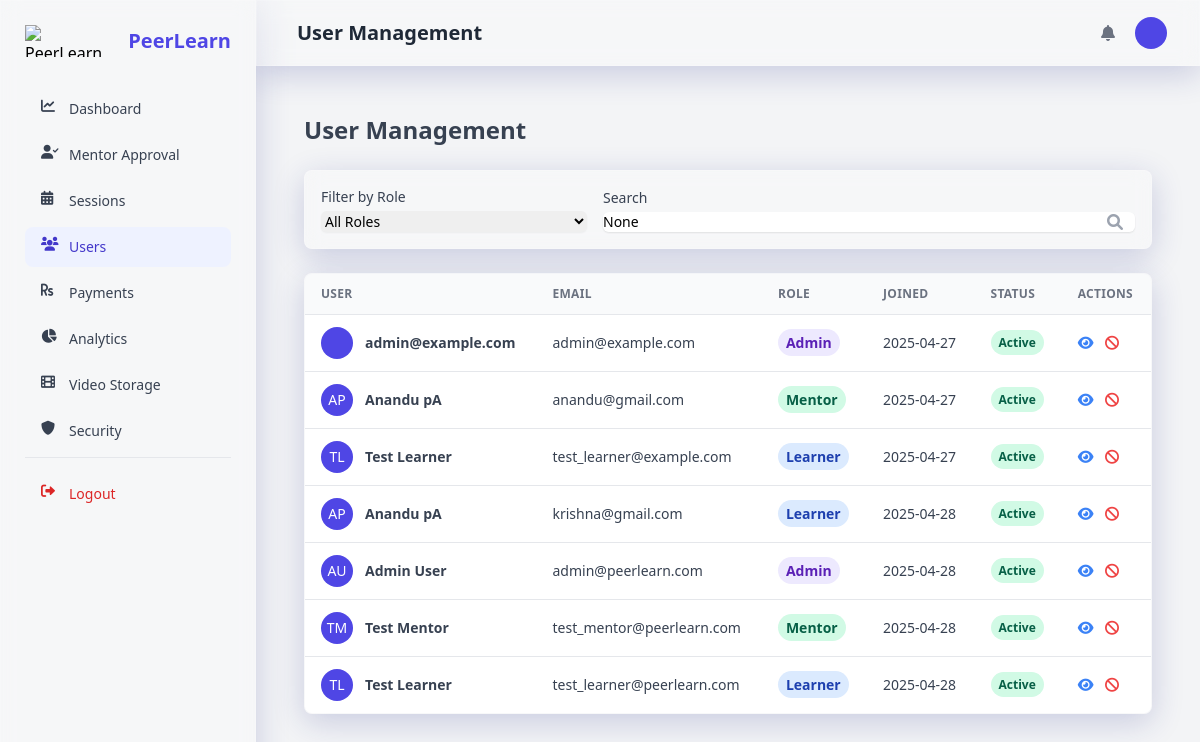
Page /admin-panel/users/ (signed in) on the committed database.
### users/models.py (models this page shows, shortened)
class User(AbstractUser):
    ROLE_CHOICES = (
        ('learner', _('Learner')),
        ('mentor', _('Mentor')),
        ('admin', _('Admin')),
    )
    username = None
    email = models.EmailField(_('email address'), unique=True)
    profile_picture = models.ImageField(_('profile picture'), upload_to='profile_pictures/', blank=True, null=True)
    role = models.CharField(_('role'), max_length=10, choices=ROLE_CHOICES, default='learner')
    two_factor_enabled = models.BooleanField(_('two-factor authentication'), default=False)
    USERNAME_FIELD = 'email'
    REQUIRED_FIELDS = []
    objects = UserManager()
    def get_full_name(self):
        return f"{self.first_name} {self.last_name}".strip() or self.email
    full_name = property(get_full_name)

### admin_panel/views.py (the view)
# urls.py: path('users/', views.user_management, name='user_management'),
@login_required
@user_passes_test(is_admin)
def user_management(request):
    users = User.objects.all()
    role_filter = request.GET.get('role')
    search_query = request.GET.get('q')
    if role_filter:
        users = users.filter(role=role_filter)
    if search_query:
        users = users.filter(
            Q(email__icontains=search_query) |
            Q(first_name__icontains=search_query) |
            Q(last_name__icontains=search_query)
        )
    context = {
        'users': users,
        'role_filter': role_filter,
        'search_query': search_query,
    }
    return render(request, 'admin_panel/user_management.html', context)

### admin_panel/views.py (called while the page is built)
def is_admin(user):
    return user.is_authenticated and user.role == 'admin'

### templates/admin_panel/user_management.html (shortened to what this page needs)
{% extends 'admin_panel/base.html' %}
{% load static %}
{% load i18n %}
{% block header_title %}{% trans "User Management" %}{% endblock %}
{% block content %}
<div class="container px-6 mx-auto">
    <h2 class="my-6 text-2xl font-semibold text-gray-700">
        {% trans "User Management" %}
    </h2>
    <div class="mb-6 p-4 bg-white rounded-lg shadow-xs glassmorphism">
        <form method="GET" class="flex flex-col md:flex-row items-center space-y-3 md:space-y-0 md:space-x-4">
            <div class="w-full md:w-1/3">
                <label for="role" class="block text-sm font-medium text-gray-700 mb-1">{% trans "Filter by Role" %}</label>
                <select name="role" id="role" class="block w-full rounded-md border-gray-300 shadow-sm focus:border-indigo-500 focus:ring-indigo-500 sm:text-sm"
                    onchange="this.form.submit()">
                    <option value="">{% trans "All Roles" %}</option>
                </select>
            </div>
            <div class="w-full md:w-2/3">
                <label for="search" class="block text-sm font-medium text-gray-700 mb-1">{% trans "Search" %}</label>
                <div class="relative rounded-md shadow-sm">
                    <input type="search" name="q" id="search" value="{{ search_query }}"
                        class="block w-full rounded-md border-gray-300 shadow-sm focus:border-indigo-500 focus:ring-indigo-500 sm:text-sm"
                        placeholder="{% trans 'Search by name or email' %}">
                    <button type="submit" class="absolute inset-y-0 right-0 px-3 flex items-center">
                        <i class="fas fa-search text-gray-400"></i>
                    </button>
                </div>
            </div>
        </form>
    </div>
    <div class="w-full overflow-hidden rounded-lg shadow-xs glassmorphism mb-8">
        <div class="w-full overflow-x-auto">
            {% if users %}
            <table class="w-full whitespace-no-wrap">
                <thead>
                    <tr class="text-xs font-semibold tracking-wide text-left text-gray-500 uppercase border-b bg-gray-50">
                        <th class="px-4 py-3">{% trans "User" %}</th>
                        <th class="px-4 py-3">{% trans "Email" %}</th>
                        <th class="px-4 py-3">{% trans "Role" %}</th>
                        <th class="px-4 py-3">{% trans "Joined" %}</th>
                        <th class="px-4 py-3">{% trans "Status" %}</th>
                        <th class="px-4 py-3">{% trans "Actions" %}</th>
                    </tr>
                </thead>
                <tbody class="bg-white divide-y">
                    {% for user in users %}
                    <tr class="text-gray-700">
                        <td class="px-4 py-3">
                            <div class="flex items-center text-sm">
                                {% if user.profile_picture %}
                                <div class="relative hidden w-8 h-8 mr-3 rounded-full md:block">
                                    <img class="object-cover w-full h-full rounded-full" src="{{ user.profile_picture.url }}" alt="{{ user.get_full_name }}" loading="lazy">
                                    <div class="absolute inset-0 rounded-full shadow-inner" aria-hidden="true"></div>
                                </div>
                                {% else %}
                                <div class="h-8 w-8 rounded-full bg-indigo-600 flex items-center justify-center text-white uppercase mr-3">
                                    {{ user.first_name|first }}{{ user.last_name|first }}
                                </div>
                                {% endif %}
                                <div>
                                    <p class="font-semibold">{{ user.get_full_name }}</p>
                                </div>
                            </div>
                        </td>
                        <td class="px-4 py-3 text-sm">
                            {{ user.email }}
                        </td>
                        <td class="px-4 py-3 text-sm">
                            <span class="px-2 py-1 font-semibold leading-tight rounded-full
                                {% if user.role == 'admin' %}bg-purple-100 text-purple-800
                                {% elif user.role == 'mentor' %}bg-green-100 text-green-800
                                {% else %}bg-blue-100 text-blue-800{% endif %}">
                                {{ user.get_role_display }}
                            </span>
                        </td>
                        <td class="px-4 py-3 text-sm">
                            {{ user.date_joined|date:"Y-m-d" }}
                        </td>
                        <td class="px-4 py-3 text-xs">
                            <span class="px-2 py-1 font-semibold leading-tight rounded-full {% if user.is_active %}bg-green-100 text-green-800{% else %}bg-red-100 text-red-800{% endif %}">
                                {% if user.is_active %}{% trans "Active" %}{% else %}{% trans "Inactive" %}{% endif %}
                            </span>
                        </td>
                        <td class="px-4 py-3 text-sm">
                            <button class="text-blue-500 hover:underline mr-2" onclick="showUserDetailsModal({{ user.id }})">
                                <i class="fas fa-eye"></i>
                            </button>
                            {% if user.is_active %}
                            <button class="text-red-500 hover:underline mr-2" onclick="confirmDeactivateUser({{ user.id }}, '{{ user.get_full_name }}')">
                                <i class="fas fa-ban"></i>
                            </button>
                            {% else %}
                            <button class="text-green-500 hover:underline mr-2" onclick="confirmActivateUser({{ user.id }}, '{{ user.get_full_name }}')">
                                <i class="fas fa-check"></i>
                            </button>
                            {% endif %}
                        </td>
                    </tr>
                    {% endfor %}
                </tbody>
            </table>
            {% else %}
            <div class="p-4 text-center text-gray-500">
                {% trans "No users match your filters." %}
            </div>
            {% endif %}
        </div>
    </div>
</div>
{% endblock %}

### templates/admin_panel/base.html (style rules this page uses)
.glassmorphism { background: rgba(255, 255, 255, 0.25); backdrop-filter: blur(10px); -webkit-backdrop-filter: blur(10px); border: 1px solid rgba(255, 255, 255, 0.18); box-shadow: 0 8px 32px 0 rgba(31, 38, 135, 0.2); }

### rows in the picture
User: get_full_name "admin@example.com", email "admin@example.com", role "Admin", date_joined "2025-04-27"
User: first_name|first "A", last_name|first "P", get_full_name "Anandu pA", email "anandu@gmail.com", role "Mentor", date_joined "2025-04-27"
User: first_name|first "T", last_name|first "L", get_full_name "Test Learner", email "test_learner@example.com", role "Learner", date_joined "2025-04-27"
User: first_name|first "A", last_name|first "P", get_full_name "Anandu pA", email "krishna@gmail.com", role "Learner", date_joined "2025-04-28"
User: first_name|first "A", last_name|first "U", get_full_name "Admin User", email "admin@peerlearn.com", role "Admin", date_joined "2025-04-28"
User: first_name|first "T", last_name|first "M", get_full_name "Test Mentor", email "test_mentor@peerlearn.com", role "Mentor", date_joined "2025-04-28"
User: first_name|first "T", last_name|first "L", get_full_name "Test Learner", email "test_learner@peerlearn.com", role "Learner", date_joined "2025-04-28"
